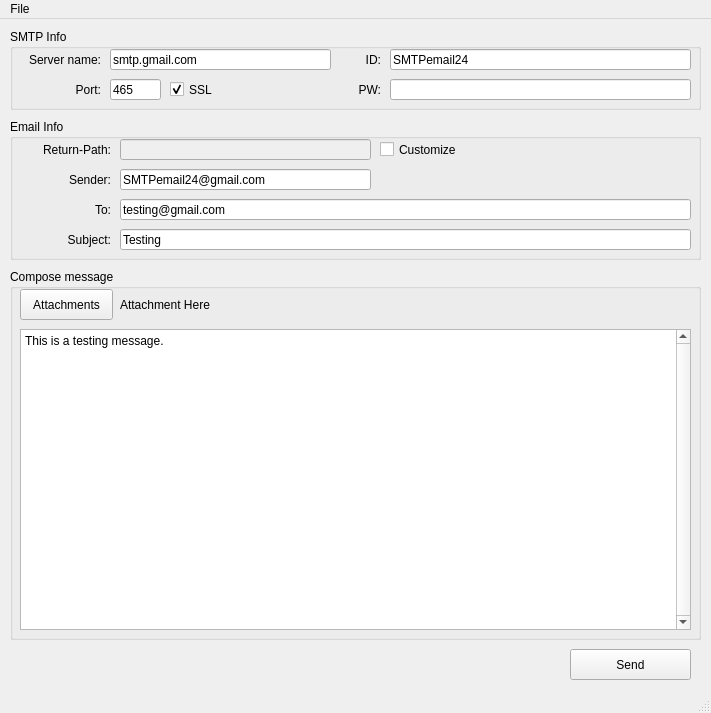
<?xml version="1.0" encoding="UTF-8"?>
<ui version="4.0">
 <class>MainWindow</class>
 <widget class="QMainWindow" name="MainWindow">
  <property name="geometry">
   <rect>
    <x>0</x>
    <y>0</y>
    <width>711</width>
    <height>713</height>
   </rect>
  </property>
  <property name="windowTitle">
   <string>CS3800 SMTP Client</string>
  </property>
  <property name="windowIcon">
   <iconset>
    <normaloff>bluemail.ico</normaloff>bluemail.ico</iconset>
  </property>

  <widget class="QWidget" name="centralwidget">
   <widget class="QGroupBox" name="groupBox">
    <property name="geometry">
     <rect>
      <x>10</x>
      <y>10</y>
      <width>691</width>
      <height>81</height>
     </rect>
    </property>
    <property name="title">
     <string>SMTP Info</string>
    </property>
    <widget class="QLabel" name="label">
     <property name="geometry">
      <rect>
       <x>0</x>
       <y>20</y>
       <width>91</width>
       <height>21</height>
      </rect>
     </property>
     <property name="text">
      <string>Server name:</string>
     </property>
     <property name="alignment">
      <set>Qt::AlignRight|Qt::AlignTrailing|Qt::AlignVCenter</set>
     </property>
    </widget>
    <widget class="QLineEdit" name="lineEdit">
     <property name="geometry">
      <rect>
       <x>100</x>
       <y>20</y>
       <width>221</width>
       <height>21</height>
      </rect>
     </property>
     <property name="text">
      <string>smtp.gmail.com</string>
     </property>
    </widget>
    <widget class="QLabel" name="label_2">
     <property name="geometry">
      <rect>
       <x>0</x>
       <y>50</y>
       <width>91</width>
       <height>21</height>
      </rect>
     </property>


     <property name="text">
      <string>Port:</string>
     </property>
     <property name="alignment">
      <set>Qt::AlignRight|Qt::AlignTrailing|Qt::AlignVCenter</set>
     </property>
    </widget>
    <widget class="QLineEdit" name="lineEdit_2">
     <property name="geometry">
      <rect>
       <x>100</x>
       <y>50</y>
       <width>51</width>
       <height>21</height>
      </rect>
     </property>
     <property name="text">
      <string>465</string>
     </property>
    </widget>


    <widget class="QLabel" name="label_3">
     <property name="geometry">
      <rect>
       <x>340</x>
       <y>20</y>
       <width>31</width>
       <height>21</height>
      </rect>
     </property>
     <property name="text">
      <string>ID:</string>
     </property>
     <property name="alignment">
      <set>Qt::AlignRight|Qt::AlignTrailing|Qt::AlignVCenter</set>
     </property>
    </widget>
    <widget class="QLineEdit" name="lineEdit_3">
     <property name="geometry">
      <rect>
       <x>380</x>
       <y>20</y>
       <width>301</width>
       <height>21</height>
      </rect>
     </property>
     <property name="text">
      <string>SMTPemail24</string>
     </property>
    </widget>


    <widget class="QLabel" name="label_4">
     <property name="geometry">
      <rect>
       <x>340</x>
       <y>50</y>
       <width>31</width>
       <height>21</height>
      </rect>
     </property>
     <property name="text">
      <string>PW:</string>
     </property>
     <property name="alignment">
      <set>Qt::AlignRight|Qt::AlignTrailing|Qt::AlignVCenter</set>
     </property>
    </widget>
    <widget class="QLineEdit" name="lineEdit_4">
     <property name="geometry">
      <rect>
       <x>380</x>
       <y>50</y>
       <width>301</width>
       <height>21</height>
      </rect>
     </property>
     <property name="echoMode">
      <enum>QLineEdit::PasswordEchoOnEdit</enum>
     </property>
    </widget>


    <widget class="QCheckBox" name="checkBox">
     <property name="geometry">
      <rect>
       <x>160</x>
       <y>50</y>
       <width>61</width>
       <height>21</height>
      </rect>
     </property>
     <property name="text">
      <string>SSL</string>
     </property>
     <property name="checked">
      <bool>true</bool>
     </property>
    </widget>
   </widget>


   <widget class="QGroupBox" name="groupBox_2">
    <property name="geometry">
     <rect>
      <x>10</x>
      <y>100</y>
      <width>691</width>
      <height>141</height>
     </rect>
    </property>
    <property name="title">
     <string>Email Info</string>
    </property>
    <widget class="QLabel" name="label_5">
     <property name="geometry">
      <rect>
       <x>10</x>
       <y>20</y>
       <width>91</width>
       <height>21</height>
      </rect>
     </property>
     <property name="text">
      <string>Return-Path:</string>
     </property>
     <property name="alignment">
      <set>Qt::AlignRight|Qt::AlignTrailing|Qt::AlignVCenter</set>
     </property>
    </widget>


    <widget class="QLabel" name="label_6">
     <property name="geometry">
      <rect>
       <x>10</x>
       <y>50</y>
       <width>91</width>
       <height>21</height>
      </rect>
     </property>
     <property name="text">
      <string>Sender:</string>
     </property>
     <property name="alignment">
      <set>Qt::AlignRight|Qt::AlignTrailing|Qt::AlignVCenter</set>
     </property>
    </widget>

     
    <widget class="QLabel" name="label_7">
     <property name="geometry">
      <rect>
       <x>10</x>
       <y>80</y>
       <width>91</width>
       <height>21</height>
      </rect>
     </property>
     <property name="text">
      <string>To:</string>
     </property>
     <property name="alignment">
      <set>Qt::AlignRight|Qt::AlignTrailing|Qt::AlignVCenter</set>
     </property>
    </widget>
    <widget class="QLabel" name="label_8">
     <property name="geometry">
      <rect>
       <x>10</x>
       <y>110</y>
       <width>91</width>
       <height>21</height>
      </rect>
     </property>
     <property name="text">
      <string>Subject:</string>
     </property>
     <property name="alignment">
      <set>Qt::AlignRight|Qt::AlignTrailing|Qt::AlignVCenter</set>
     </property>
    </widget>
    <widget class="QLineEdit" name="lineEdit_5">
     <property name="enabled">
      <bool>false</bool>
     </property>
     <property name="geometry">
      <rect>
       <x>110</x>
       <y>20</y>
       <width>251</width>
       <height>21</height>
      </rect>
     </property>
     <property name="toolTip">
      <string>SMTP</string>
     </property>
     <property name="readOnly">
      <bool>false</bool>
     </property>
    </widget>
    <widget class="QLineEdit" name="lineEdit_6">
     <property name="geometry">
      <rect>
       <x>110</x>
       <y>50</y>
       <width>251</width>
       <height>21</height>
      </rect>
     </property>
     <property name="text">
      <string>SMTPemail24@gmail.com</string>
     </property>
    </widget>

     #recipients
    <widget class="QLineEdit" name="lineEdit_7">
     <property name="geometry">
      <rect>
       <x>110</x>
       <y>80</y>
       <width>571</width>
       <height>21</height>
      </rect>
     </property>
     <property name="toolTip">
      <string>Multiple recipients seperate with a comma.</string>
     </property>
     <property name="text">
      <string>testing@gmail.com</string>
     </property>
    </widget>
    <widget class="QLineEdit" name="lineEdit_8">
     <property name="geometry">
      <rect>
       <x>110</x>
       <y>110</y>
       <width>571</width>
       <height>21</height>
      </rect>
     </property>
     <property name="text">
      <string>Testing</string>
     </property>
    </widget>
    <widget class="QCheckBox" name="checkBox_2">
     <property name="geometry">
      <rect>
       <x>370</x>
       <y>20</y>
       <width>96</width>
       <height>21</height>
      </rect>
     </property>
     <property name="text">
      <string>Customize</string>
     </property>
    </widget>
   </widget>
   <widget class="QGroupBox" name="groupBox_3">
    <property name="geometry">
     <rect>
      <x>10</x>
      <y>250</y>
      <width>691</width>
      <height>371</height>
     </rect>
    </property>
    <property name="title">
     <string>Compose message</string>
    </property>
    <widget class="QTextEdit" name="textEdit">
     <property name="geometry">
      <rect>
       <x>10</x>
       <y>60</y>
       <width>671</width>
       <height>301</height>
      </rect>
     </property>
     <property name="verticalScrollBarPolicy">
      <enum>Qt::ScrollBarAlwaysOn</enum>
     </property>
     <property name="horizontalScrollBarPolicy">
      <enum>Qt::ScrollBarAsNeeded</enum>
     </property>
     <property name="html">
      <string>&lt;!DOCTYPE HTML PUBLIC &quot;-//W3C//DTD HTML 4.0//EN&quot; &quot;http://www.w3.org/TR/REC-html40/strict.dtd&quot;&gt;
&lt;html&gt;&lt;head&gt;&lt;meta name=&quot;qrichtext&quot; content=&quot;1&quot; /&gt;&lt;style type=&quot;text/css&quot;&gt;
p, li { white-space: pre-wrap; }
&lt;/style&gt;&lt;/head&gt;&lt;body style=&quot; font-family:'Gulim'; font-size:9pt; font-weight:400; font-style:normal;&quot;&gt;
&lt;p style=&quot; margin-top:0px; margin-bottom:0px; margin-left:0px; margin-right:0px; -qt-block-indent:0; text-indent:0px;&quot;&gt;&lt;span style=&quot; font-family:'Gulim';&quot;&gt;This is a testing message.&lt;/span&gt;&lt;/p&gt;&lt;/body&gt;&lt;/html&gt;</string>
     </property>
    </widget>
    <widget class="QPushButton" name="pushButton">
     <property name="geometry">
      <rect>
       <x>10</x>
       <y>20</y>
       <width>93</width>
       <height>31</height>
      </rect>
     </property>
     <property name="text">
      <string>Attachments</string>
     </property>
    </widget>
    <widget class="QLabel" name="label_9">
     <property name="geometry">
      <rect>
       <x>110</x>
       <y>20</y>
       <width>571</width>
       <height>31</height>
      </rect>
     </property>
     <property name="text">
      <string>Attachment Here</string>
     </property>
    </widget>
   </widget>
   <widget class="QPushButton" name="pushButton_2">
    <property name="geometry">
     <rect>
      <x>570</x>
      <y>630</y>
      <width>121</width>
      <height>31</height>
     </rect>
    </property>
    <property name="text">
     <string>Send</string>
    </property>
   </widget>
  </widget>
  <widget class="QMenuBar" name="menubar">
   <property name="geometry">
    <rect>
     <x>0</x>
     <y>0</y>
     <width>711</width>
     <height>26</height>
    </rect>
   </property>
   <widget class="QMenu" name="menu">
    <property name="title">
     <string>File</string>
    </property>
    <addaction name="action_2"/>
    <addaction name="separator"/>
    <addaction name="action_3"/>
   </widget>
   <addaction name="menu"/>
  </widget>
  <widget class="QStatusBar" name="statusbar"/>
  <action name="action_2">
   <property name="text">
    <string>Weekly updates</string>
   </property>
  </action>
  <action name="action_3">
   <property name="text">
    <string>Exit</string>
   </property>
  </action>
 </widget>
 <tabstops>
  <tabstop>lineEdit</tabstop>
  <tabstop>lineEdit_2</tabstop>
  <tabstop>checkBox</tabstop>
  <tabstop>lineEdit_3</tabstop>
  <tabstop>lineEdit_4</tabstop>
  <tabstop>lineEdit_5</tabstop>
  <tabstop>checkBox_2</tabstop>
  <tabstop>lineEdit_6</tabstop>
  <tabstop>lineEdit_7</tabstop>
  <tabstop>lineEdit_8</tabstop>
  <tabstop>pushButton</tabstop>
  <tabstop>textEdit</tabstop>
  <tabstop>pushButton_2</tabstop>
 </tabstops>
 <resources/>
 <connections>
  <connection>
   <sender>checkBox_2</sender>
   <signal>toggled(bool)</signal>
   <receiver>lineEdit_5</receiver>
   <slot>setEnabled(bool)</slot>
   <hints>
    <hint type="sourcelabel">
     <x>389</x>
     <y>154</y>
    </hint>
    <hint type="destinationlabel">
     <x>346</x>
     <y>154</y>
    </hint>
   </hints>
  </connection>
 </connections>
</ui>
